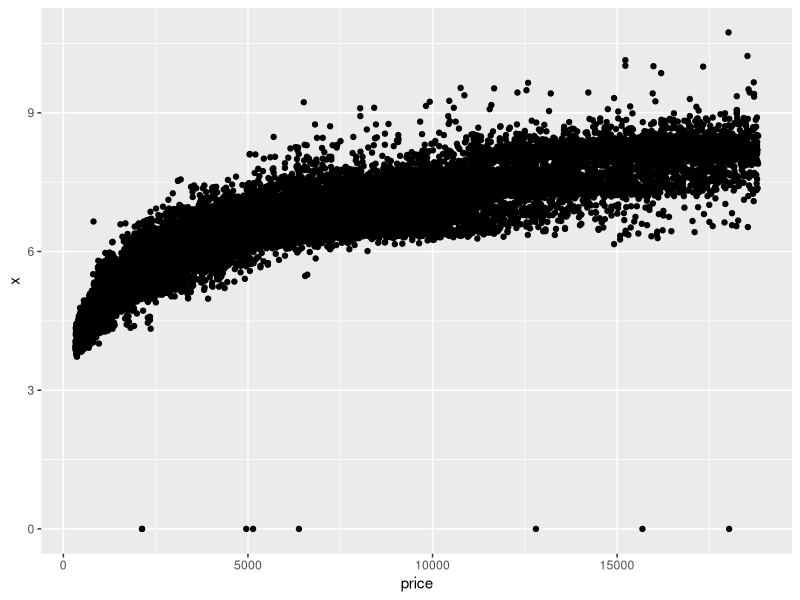
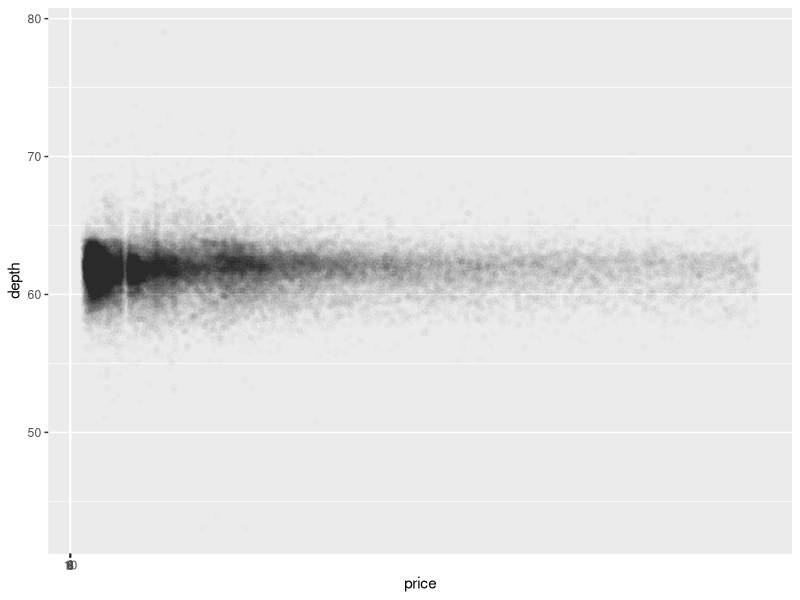
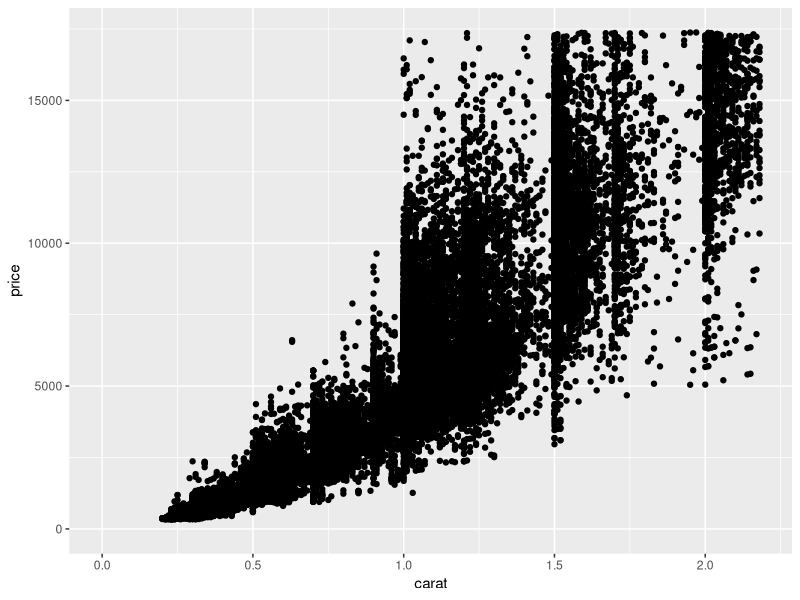
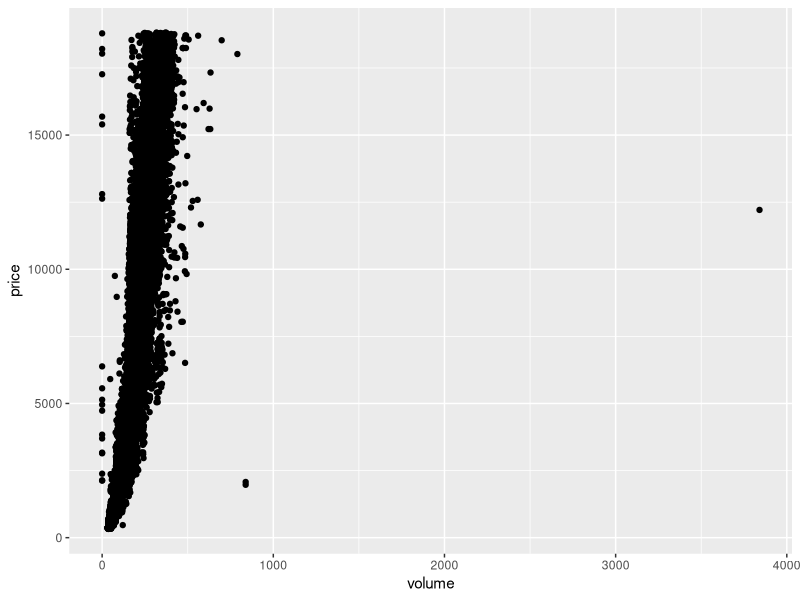
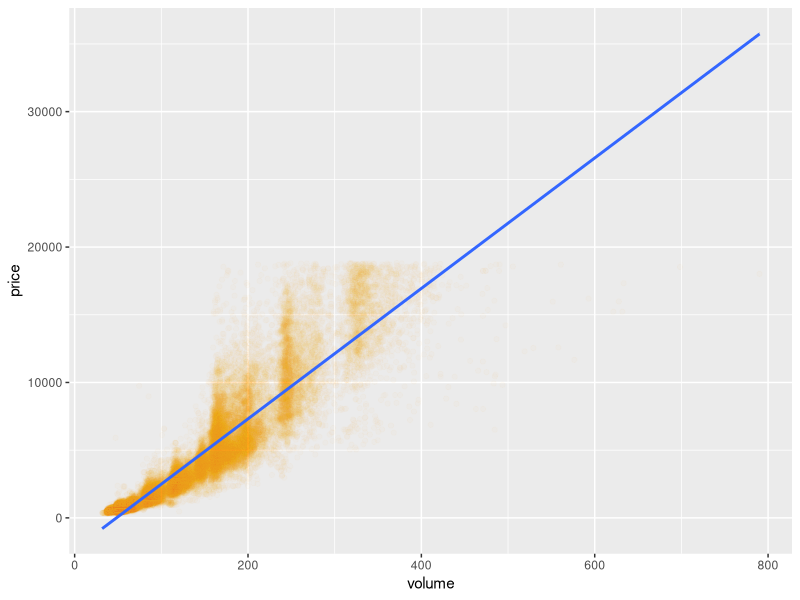

R code for these plots, in order:
## ---- chunk 1
knitr::opts_chunk$set(echo = TRUE)
## ---- chunk 2
library(ggplot2)
library(dplyr)
data("diamonds")
summary(diamonds)
## ---- chunk 3
ggplot(aes(x = price, y = x), data = diamonds) +
  geom_point()
## ---- chunk 4
cor.test(diamonds$price, diamonds$x)

cor.test(diamonds$price, diamonds$y)

cor.test(diamonds$price, diamonds$z)
## ---- chunk 5
ggplot(aes(x = price, y = depth), data = diamonds) +
  geom_point(alpha = 1/100) +
  scale_x_continuous(breaks = seq(0,10,2))
## ---- chunk 6
cor.test(diamonds$depth, diamonds$price)
## ---- chunk 7
ggplot(aes(x = carat, y = price), data = diamonds) +
  geom_point() +
  xlim(0, quantile(diamonds$carat, 0.99)) +
  ylim(0, quantile(diamonds$price, 0.99))
## ---- chunk 8
diamonds$volume <- diamonds$x * diamonds$y * diamonds$z

head(diamonds)

ggplot(aes(x = volume, y = price), data = diamonds) + 
  geom_point()
## ---- chunk 9
summary(diamonds$volume == 0)
## ---- chunk 10
new_diamonds <- subset(diamonds, diamonds$volume > 0 & diamonds$volume < 800)
head(new_diamonds)

cor.test(new_diamonds$price, new_diamonds$volume)

## ---- chunk 11
ggplot(aes(x = volume, y = price), data = new_diamonds) +
  geom_point(alpha = 1/50, color = "orange") + 
  geom_smooth(method = lm)
## ---- chunk 12
diamondsByClarity <- diamonds %>%
  group_by(clarity) %>%
  summarise(mean_price = mean(price),
          median_price = median(price),
          min_price = min(price),
          max_price = max(price),
          n = n())

head(diamondsByClarity)

## ---- chunk 13
library(gridExtra)
